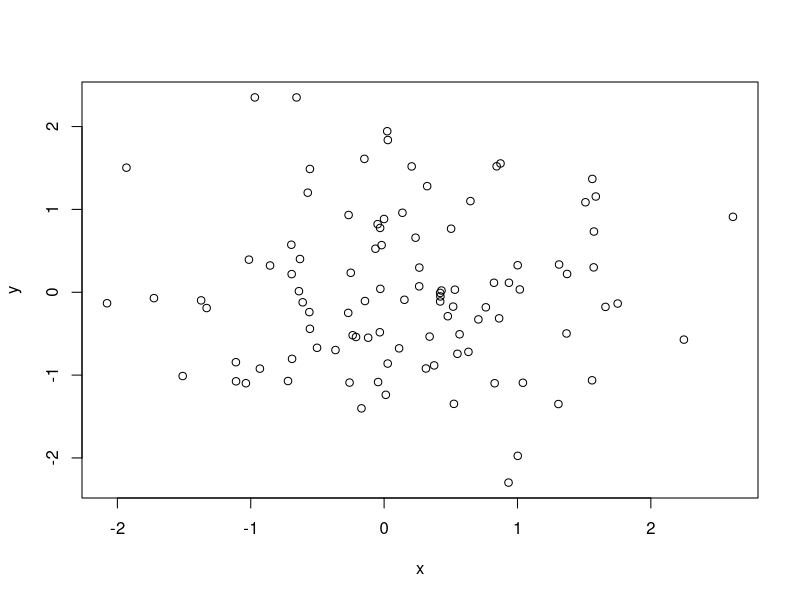
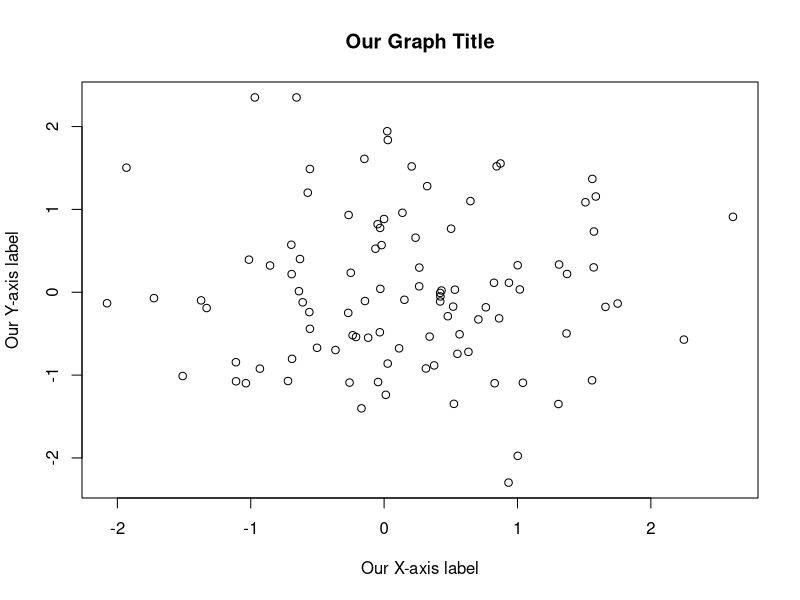

These charts were generated, in order, by the following R code: (Note: this script raises an error after producing the figures.)
# This is a practice file, showing the basics of R.
# Brian Prest
# 5/26/2015

wdir = 'C:\\Users\\Brianprest\\OneDrive\\Grad School\\TAing\\Big Data\\Git'
mypath = file.path("C:","Users","Brianprest","OneDrive","Grad School","TAing","Big Data","Git") 

#### Part 1: Using R Interactively (thru the Console)
# In Console:
1+2
x=7
y=2*x

#### Part 2: Using Scripts in RStudio
# But we want to save this stuff. So we write it all down in a script (like a do file, for those of you who have done Stata)
# Once it is written down, we can execute the lines directly from the script, either in chunks (line by line) or all at once.

# RStudio Commands: 
# Run selected lines:                              Ctrl+Enter
# Run everything from the Beginning to the cursor: Ctrl+Alt+B
# Run everything from the the cursor to the End:   Ctrl+Alt+E
# Run everything:                                  Ctrl+Alt+R

# Part 1: Defining variables
x = 7
x = c(1,3,2,4) # Define a vector (a multidimensional variable; here, 1x4)
x <- c(1,3,2,4) # Same thing
y = c(1,2,3,4,5)
length(x)
length(y)

#x+y # Doesn't work! They are different sizes!
# Indexing
x[1:3] 
1:3
x[c(3,2,1)]

z = x + y[1:4] # Comformable vectors

# List function: Lists all objects currently held in R
ls()

# Remove function: delete objects
rm(z)
?rm 
# Help function. It looks like the remove function has two ways to enter variables for deletion: 
# either list them with commas separating them, or create a character vector listing the ones to delete.
delvars = ls()
rm(list=delvars)
rm(delvars)
rm(list=ls()) # Chaining commands can be shorter
ls()

# Matrices
?matrix # It takes arguments: data=, nrow=, ncol=, byrow=, and dimnames=

X = matrix(data=c(1,2,3,4,5,6), nrow=3, ncol=2)
Y = matrix(ncol=2, nrow=3, data=c(1,2,3,4,5,6)) # Same thing--order doesn't matter so long as you specify the argument
X
Y
dim(X) # Find the size/dimension of the matrix
# But order does matter if you ignore the arguments
X = matrix(c(1,2,3,4,5,6), 3, 2) # here, it automatically interprets the c() as the "data" argument because it's first, 3 as the nrows because it's second, etc.)
Y = matrix(2, 3, c(1,2,3,4,5,6)) # here, it thinks that the data is just "2", and repeats it for 3 rows. It interprets 1 column by just taking the first value in the c() vector, which is 1

# Algebra on vectors is pointwise by default
x = c(1,2,3,4)
2*x
x*x 
sqrt(x)
x^2
x + 2


# To do matrix multiplication, we need to use the % % modifier:
X = matrix(c(1,2,3,4),2,3) # 2x3
Y = matrix(c(4,1,2,3),3,2) # 3x2
#X*Y # (2x3)*(3x2) doesn't make sense pointwise, but does with matrix multiplication
X%*%Y # = XY, matrix multiplication
t(X) # transpose matrix
# For more matrix operations, see http://www.statmethods.net/advstats/matrix.html

# Merging and appending matrices:
# "Merge" = Column Bind. E.g., Same observations, different variables. Must have same number of rows
Z=t(Y)
X
Z
cbind(X,Z)

# "Append" = Row Bind. E.g., adding new observations with the same variables.
rbind(X,Z)

# Take means/sums by row/col
rowSums(X)
rowMeans(X)
colSums(X)
colMeans(X)

# Random Number Generators (RNGs), and How Computers Generate Random Numbers
set.seed(1303) # 1303 is arbitrary
rnorm(5,mean=0,sd=1)

### Graphics

x = rnorm(100)
y = rnorm(100)
plot(x,y)
plot(x,y, xlab = "Our X-axis label", ylab = "Our Y-axis label", main = "Our Graph Title")

pdflocation = mypath
#pdf(paste(mypath,"/Gobbledegook.pdf", sep="")) # Not working
dev.off() # We're done developing the grpah.

### Contour plots. Level sets (like indifference curves) or topological maps
x = 1:10
#x = seq(1,10) # same thing
x = seq(-pi,pi,length=50) # 

# We're going to make a contour plot, which has 3 dimensions. Let's make a plot with a square ranging from (x,y)=(-pi,-pi) to (pi,pi), and plot cos(y)/(1+x^2) in this range
y = x
f = outer(x,y,function(x,y) cos(y)/(1+x^2))
# The logic is this: for each of the 50x50 combinations of x and y values, evaluate the function of (x,y) defined as f=cos(y)/(1+x^2). Return this as a 50x50 matrix.
contour(x,y,f)
contour(x,y,f, nlevels=10) # same thing
contour(x,y,f,nlevels=45) # plots with more level sets

fa = (f-t(f))/2
contour(x,y,fa,nlevels=15)

# image(): Similar, but with heatmap style graph
image(x,y,fa)

# persp(): 3D Perspective graph
persp(x,y,fa)
persp(x,y,fa,theta=30) # theta controls the horizontal rotation (30 degrees clockwise from default)
persp(x,y,fa,theta=30, phi=25) # phi controls the vertical rotation (25 degrees above default)


### Working with Strings
paste("apple","banana","candy")
paste("apple","banana","candy",sep="--")
paste("apple","banana","candy",sep="")

wdir
list = dir(wdir)
list[2]


# Calling whole functions with source('filepath')
2*x

